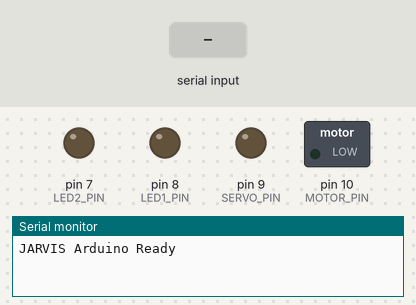
Recording of a sketch running on a simulated Arduino Uno, built with avr-gcc and run on an emulated ATmega328P. Parts: switched loads named in the sketch (green lamp = pin HIGH), output pins drawn as LEDs (lit = HIGH), the last lines printed to the serial monitor. The test bench sets the inputs (shaded band).

Above: at 1.2 s.
1.3 s: "SERVO_ON\n" received over Serial
At 2.5 s:
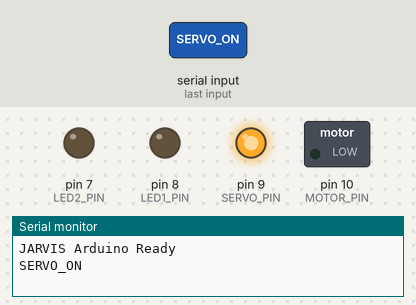
2.8 s: "MOTOR_ON\n" received over Serial
At 3.7 s:
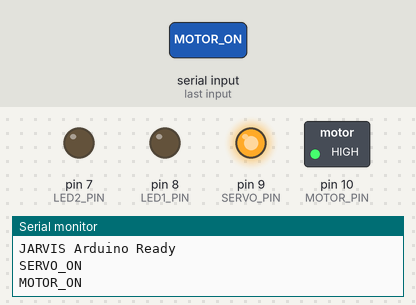
4.3 s: "SERVO_OFF\n" received over Serial
At 4.9 s:
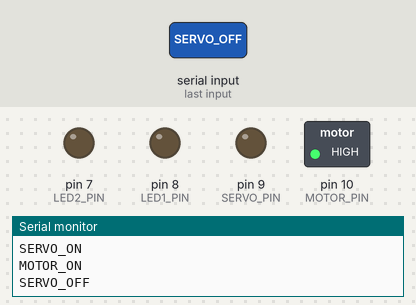
5.8 s: "LED1_ON\n" received over Serial
At 7.0 s:
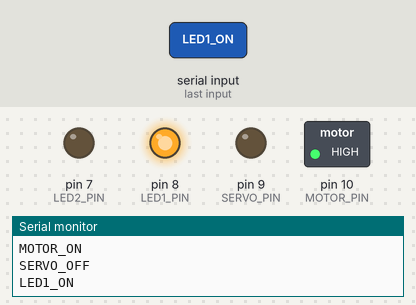
7.3 s: "MOTOR_OFF\n" received over Serial
At 8.4 s:
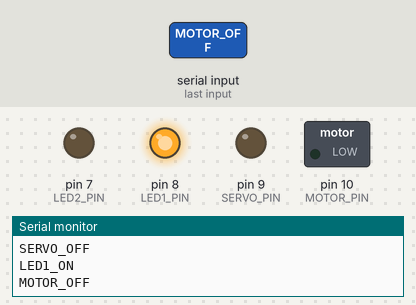
8.8 s: "LED2_ON\n" received over Serial
At 9.5 s:
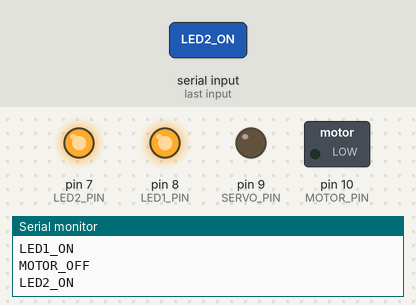
Timing chart, 0 to 11.3 s (numbered marks = the images above; inputs shaded):
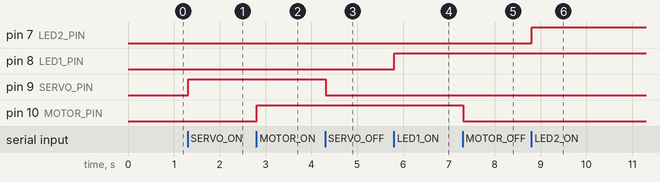

The sketch:

arduino.ino
```cpp
// JARVIS Arduino Hardware Controller
// Commands received through Serial:
// SERVO_ON / SERVO_OFF
// MOTOR_ON / MOTOR_OFF
// LED1_ON / LED1_OFF
// LED2_ON / LED2_OFF

const int SERVO_PIN = 9;
const int MOTOR_PIN = 10;
const int LED1_PIN  = 8;
const int LED2_PIN  = 7;

void setup() {
  Serial.begin(9600);

  pinMode(SERVO_PIN, OUTPUT);
  pinMode(MOTOR_PIN, OUTPUT);
  pinMode(LED1_PIN, OUTPUT);
  pinMode(LED2_PIN, OUTPUT);

  // Start everything OFF
  digitalWrite(SERVO_PIN, LOW);
  digitalWrite(MOTOR_PIN, LOW);
  digitalWrite(LED1_PIN, LOW);
  digitalWrite(LED2_PIN, LOW);

  Serial.println("JARVIS Arduino Ready");
}

void loop() {

  if (Serial.available() > 0) {

    String command = Serial.readStringUntil('\n');

    command.trim();

    if (command == "SERVO_ON") {
      digitalWrite(SERVO_PIN, HIGH);
      Serial.println("SERVO_ON");
    }

    else if (command == "SERVO_OFF") {
      digitalWrite(SERVO_PIN, LOW);
      Serial.println("SERVO_OFF");
    }

    else if (command == "MOTOR_ON") {
      digitalWrite(MOTOR_PIN, HIGH);
      Serial.println("MOTOR_ON");
    }

    else if (command == "MOTOR_OFF") {
      digitalWrite(MOTOR_PIN, LOW);
      Serial.println("MOTOR_OFF");
    }

    else if (command == "LED1_ON") {
      digitalWrite(LED1_PIN, HIGH);
      Serial.println("LED1_ON");
    }

    else if (command == "LED1_OFF") {
      digitalWrite(LED1_PIN, LOW);
      Serial.println("LED1_OFF");
    }

    else if (command == "LED2_ON") {
      digitalWrite(LED2_PIN, HIGH);
      Serial.println("LED2_ON");
    }

    else if (command == "LED2_OFF") {
      digitalWrite(LED2_PIN, LOW);
      Serial.println("LED2_OFF");
    }

    else {
      Serial.print("UNKNOWN_COMMAND: ");
      Serial.println(command);
    }
  }
}
```

Measured:
- after the input at 1.3 s, pin 9 (SERVO_PIN): LOW → HIGH at once
- after the input at 2.8 s, pin 10 (MOTOR_PIN): LOW → HIGH at once
- after the input at 4.3 s, pin 9 (SERVO_PIN): HIGH → LOW at once
- after the input at 5.8 s, pin 8 (LED1_PIN): LOW → HIGH at once
- after the input at 7.3 s, pin 10 (MOTOR_PIN): HIGH → LOW at once
- after the input at 8.8 s, pin 7 (LED2_PIN): LOW → HIGH at once
